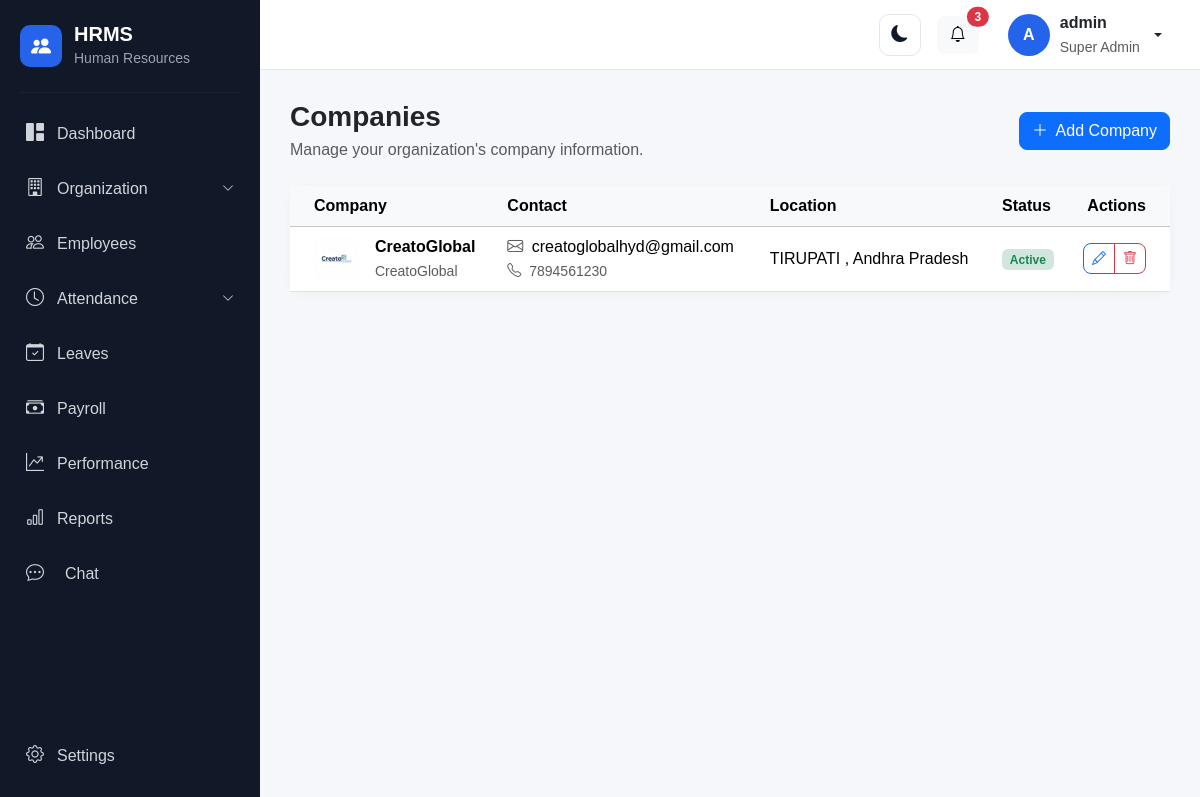
Before: /organization/companies/ (signed in) with the older database file.
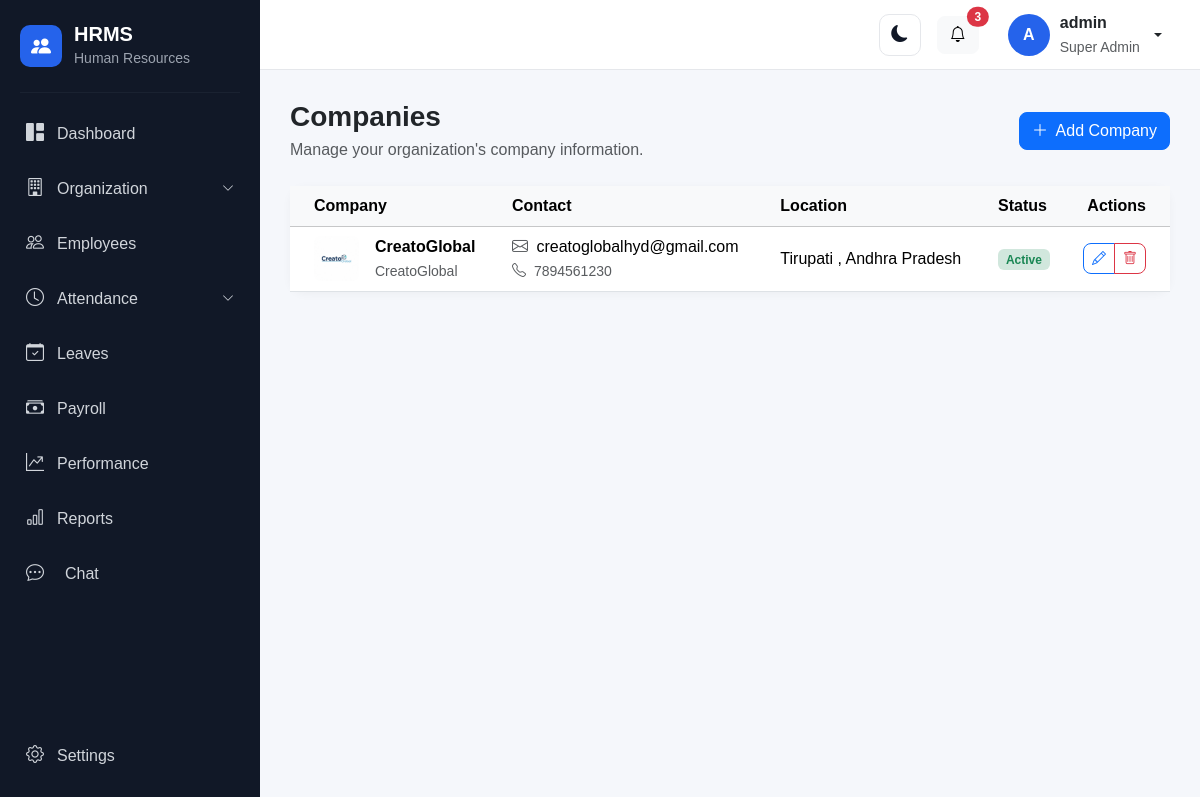
After: the same page with the newer database file.
### organization/models.py (models this page shows, shortened)
class Company(models.Model):
    name = models.CharField(
        max_length=200
    )
    legal_name = models.CharField(
        max_length=250,
        blank=True
    )
    email = models.EmailField(
        blank=True
    )
    phone = models.CharField(
        max_length=20,
        blank=True
    )
    website = models.URLField(
        blank=True
    )
    address = models.TextField(
        blank=True
    )
    city = models.CharField(
        max_length=100,
        blank=True
    )
    state = models.CharField(
        max_length=100,
        blank=True
    )
    country = models.CharField(
        max_length=100,
        default="India"
    )
    postal_code = models.CharField(
        max_length=20,
        blank=True
    )
    latitude = models.DecimalField(
        max_digits=10, decimal_places=7, null=True, blank=True
    )
    longitude = models.DecimalField(
        max_digits=10, decimal_places=7, null=True, blank=True
    )
    radius_meters = models.PositiveIntegerField(
        default=70,
        help_text="Allowed office attendance radius in meters."
    )
    logo = models.ImageField(
        upload_to="company/",
        blank=True,
        null=True
    )
    established_date = models.DateField(
        blank=True,
        null=True
    )
    is_active = models.BooleanField(
        default=True
    )
    created_at = models.DateTimeField(
        auto_now_add=True
    )
    updated_at = models.DateTimeField(
        auto_now=True
    )
    class Meta:
        ordering = ["name"]

### organization/views.py (the view)
class CompanyListView(
    OrganizationPermissionMixin,
    ListView,
):
    model = Company
    template_name = "organization/company_list.html"
    context_object_name = "companies"
    def get_queryset(self):
        return (
            Company.objects
            .all()
            .order_by("name")
        )

### organization/views.py (called while the page is built)
def is_super_admin(user):
    if not user.is_authenticated:
        return False
    try:
        employee = user.employee_profile
    except Employee.DoesNotExist:
        employee = None
    if employee:
        return employee.role == Employee.Role.SUPER_ADMIN
    return user.is_superuser

    def dispatch(self, request, *args, **kwargs):
        if not is_super_admin(request.user):
            raise PermissionDenied(
                "Only Super Admin can manage organization data."
            )
        return super().dispatch(
            request,
            *args,
            **kwargs,
        )

### templates/organization/company_list.html (shortened to what the changed rows need)
{% extends "base.html" %}
{% block content %}
<div class="container-fluid px-0">
    <div class="card dashboard-card">
        <div class="card-body p-0">
            {% if companies %}
                <div class="table-responsive">
                    <table class="table table-hover align-middle mb-0">
                        <thead class="table-light">
                            <tr>
                                <th class="ps-4">
                                    Company
                                </th>
                                <th>
                                    Contact
                                </th>
                                <th>
                                    Location
                                </th>
                                <th>
                                    Status
                                </th>
                                <th class="text-end pe-4">
                                    Actions
                                </th>
                            </tr>
                        </thead>
                        <tbody>
                            {% for company in companies %}
                                <tr>
                                    <td class="ps-4">
                                        <div class="d-flex align-items-center">
                                            {% if company.logo %}
                                                <img
                                                    src="{{ company.logo.url }}"
                                                    alt="{{ company.name }}"
                                                    width="45"
                                                    height="45"
                                                    class="rounded-3 object-fit-cover me-3"
                                                >
                                            {% endif %}
                                            <div>
                                                <div class="fw-semibold">
                                                    {{ company.name }}
                                                </div>
                                                {% if company.legal_name %}
                                                    <small class="text-muted">
                                                        {{ company.legal_name }}
                                                    </small>
                                                {% endif %}
                                            </div>
                                        </div>
                                    </td>
                                    <td>
                                        {% if company.email %}
                                            <div>
                                                <i class="bi bi-envelope me-1 text-muted"></i>
                                                {{ company.email }}
                                            </div>
                                        {% endif %}
                                        {% if company.phone %}
                                            <small class="text-muted">
                                                <i class="bi bi-telephone me-1"></i>
                                                {{ company.phone }}
                                            </small>
                                        {% endif %}
                                    </td>
                                    <td>
                                        {% if company.city %}
                                            {{ company.city }}
                                            {% if company.state %}
                                                , {{ company.state }}
                                            {% endif %}
                                        {% else %}
                                            <span class="text-muted">
                                                Not specified
                                            </span>
                                        {% endif %}
                                    </td>
                                    <td>
                                        {% if company.is_active %}
                                            <span class="badge bg-success-subtle text-success">
                                                Active
                                            </span>
                                        {% else %}
                                            <span class="badge bg-danger-subtle text-danger">
                                                Inactive
                                            </span>
                                        {% endif %}
                                    </td>
                                    <td class="text-end pe-4">
                                        <div class="btn-group">
                                            <a
                                                href="{% url 'company_update' company.pk %}"
                                                class="btn btn-sm btn-outline-primary"
                                                title="Edit"
                                            >
                                                <i class="bi bi-pencil"></i>
                                            </a>
                                            <a
                                                href="{% url 'company_delete' company.pk %}"
                                                class="btn btn-sm btn-outline-danger"
                                                title="Delete"
                                            >
                                                <i class="bi bi-trash"></i>
                                            </a>
                                        </div>
                                    </td>
                                </tr>
                            {% endfor %}
                        </tbody>
                    </table>
                </div>
            {% endif %}
        </div>
    </div>
</div>
{% endblock %}

Changed rows visible on the page:
changed Company "CreatoGlobal": city "TIRUPATI" → "Tirupati"
